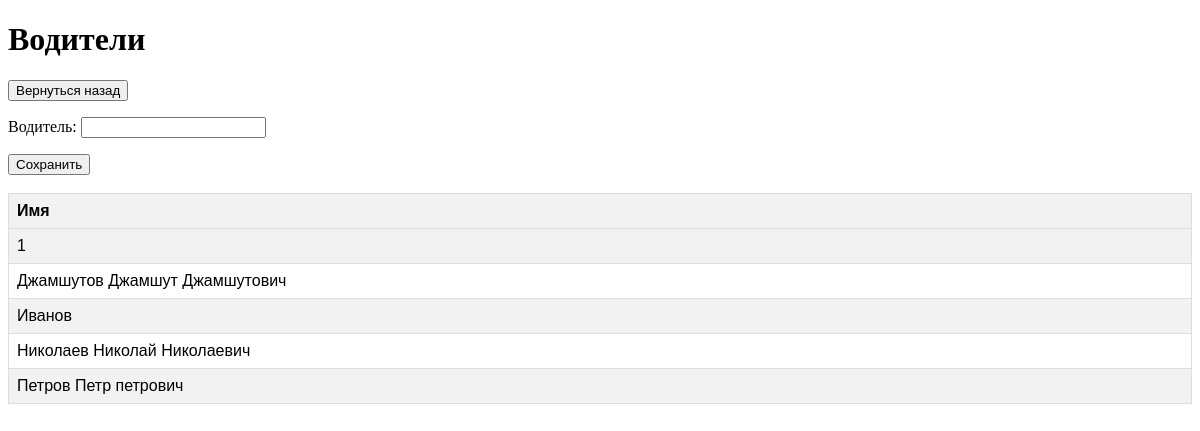
Page /drivers on the committed database.
### myapp/models.py (models this page shows, shortened)
class Drivers(models.Model):
    name = models.CharField(max_length=255, null=True)

### myapp/views.py (the view, shortened to what this page needs)
# urls.py: path('drivers', views.drivers, name='drivers'),
def drivers(request):
    objects = Drivers.objects.all().order_by('name')
    form = DriverForm()
    return render(request, 'myapp/drivers.html', {'objects': objects, 'form': form})

### myapp/forms.py
class DriverForm(forms.ModelForm):
    name = forms.CharField(label='Водитель')
    class Meta:
        model = Drivers
        fields = '__all__'

### myapp/templates/myapp/drivers.html (shortened to what this page needs)
<!DOCTYPE html>
<head>
</head>
<body>
    <h1>Водители</h1>
    <button class="button"><a href="index" style="color: inherit; text-decoration: none;">Вернуться назад</a></button>
    <form method="post">
        {{ form.as_p }}
        <button type="submit">Сохранить</button>
    </form>
    <br />
    <table>
        <tr>
            <th>Имя</th>
        </tr>
        {% for obj in objects %}
        <tr>
            <td>{{ obj.name }}</td>
        </tr>
        {% endfor %}
    </table>
</body>
<html>

### myapp/templates/myapp/drivers.html (style rules this page uses)
table { font-family: Arial, sans-serif; border-collapse: collapse; width: 100%; }
th, td { border: 1px solid #dddddd; text-align: left; padding: 8px; }
th { background-color: #f2f2f2; }
tr:nth-child(even) { background-color: #f2f2f2; }

### rows in the picture
Drivers: name "1"
Drivers: name "Джамшутов Джамшут Джамшутович"
Drivers: name "Иванов"
Drivers: name "Николаев Николай Николаевич"
Drivers: name "Петров Петр петрович"
